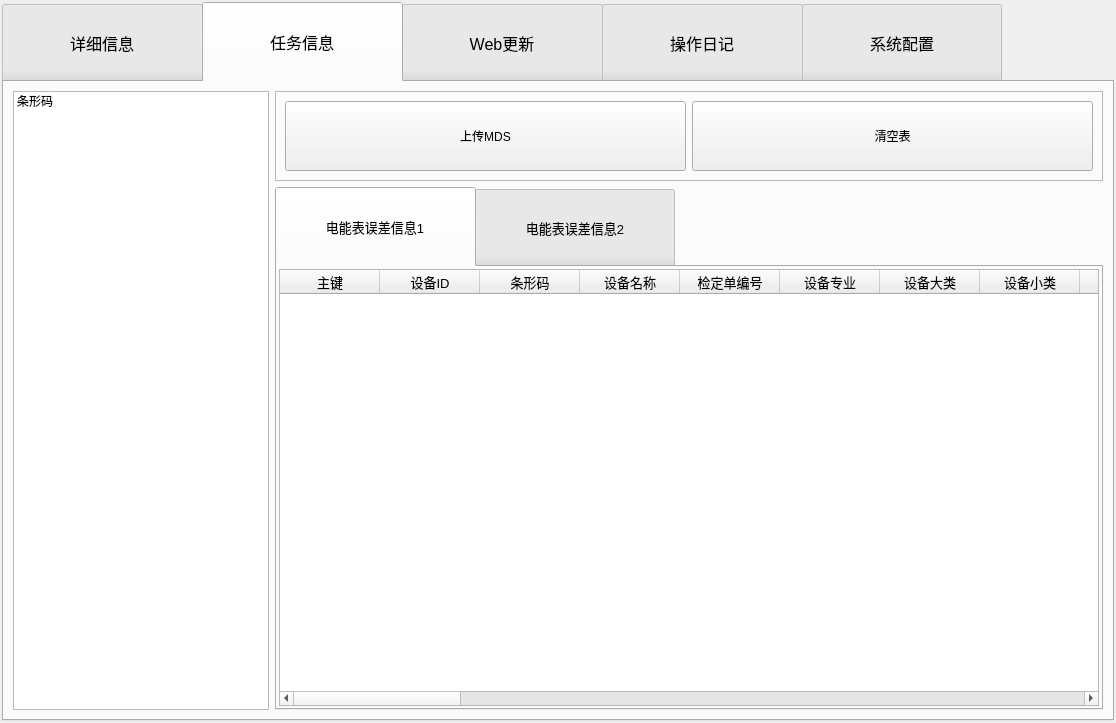
<?xml version="1.0" encoding="UTF-8"?>
<ui version="4.0">
 <class>MainWin</class>
 <widget class="QMainWindow" name="MainWin">
  <property name="geometry">
   <rect>
    <x>0</x>
    <y>0</y>
    <width>1116</width>
    <height>723</height>
   </rect>
  </property>
  <property name="windowTitle">
   <string>MainWin</string>
  </property>
  <widget class="QWidget" name="centralwidget">
   <layout class="QGridLayout" name="gridLayout_15">
    <property name="leftMargin">
     <number>2</number>
    </property>
    <property name="topMargin">
     <number>2</number>
    </property>
    <property name="rightMargin">
     <number>2</number>
    </property>
    <property name="bottomMargin">
     <number>2</number>
    </property>
    <property name="spacing">
     <number>2</number>
    </property>
    <item row="0" column="0">
     <widget class="QTabWidget" name="ALLTW">
      <property name="font">
       <font>
        <family>Arial</family>
        <pointsize>12</pointsize>
        <weight>50</weight>
        <bold>false</bold>
       </font>
      </property>
      <property name="styleSheet">
       <string notr="true">
QTabBar::tab{width:200}
QTabBar::tab{height:80}

</string>
      </property>
      <property name="currentIndex">
       <number>1</number>
      </property>
      <widget class="QWidget" name="tab">
       <attribute name="title">
        <string>详细信息</string>
       </attribute>
       <layout class="QGridLayout" name="gridLayout_4">
        <item row="0" column="0">
         <widget class="QTabWidget" name="DetailTW">
          <property name="font">
           <font>
            <family>Arial</family>
            <pointsize>10</pointsize>
           </font>
          </property>
          <property name="styleSheet">
           <string notr="true">QTabBar::tab{width:180}

QTabBar::tab{height:40}
border-color: rgb(115, 57, 46);</string>
          </property>
          <property name="currentIndex">
           <number>0</number>
          </property>
          <widget class="QWidget" name="tab_1">
           <attribute name="title">
            <string>电能表基本信息</string>
           </attribute>
           <layout class="QGridLayout" name="gridLayout_5">
            <property name="leftMargin">
             <number>2</number>
            </property>
            <property name="topMargin">
             <number>2</number>
            </property>
            <property name="rightMargin">
             <number>2</number>
            </property>
            <property name="bottomMargin">
             <number>2</number>
            </property>
            <property name="spacing">
             <number>2</number>
            </property>
            <item row="0" column="0">
             <widget class="QTableWidget" name="BaseInfo">
              <property name="minimumSize">
               <size>
                <width>1001</width>
                <height>481</height>
               </size>
              </property>
              <property name="font">
               <font>
                <pointsize>10</pointsize>
               </font>
              </property>
              <property name="styleSheet">
               <string notr="true"/>
              </property>
              <column>
               <property name="text">
                <string>主键</string>
               </property>
              </column>
              <column>
               <property name="text">
                <string>设备ID</string>
               </property>
              </column>
              <column>
               <property name="text">
                <string>条形码</string>
               </property>
              </column>
              <column>
               <property name="text">
                <string>设备名称</string>
               </property>
              </column>
              <column>
               <property name="text">
                <string>检定任务单编号</string>
               </property>
              </column>
              <column>
               <property name="text">
                <string>子任务编号</string>
               </property>
              </column>
              <column>
               <property name="text">
                <string>设备专业</string>
               </property>
              </column>
              <column>
               <property name="text">
                <string>设备大类</string>
               </property>
              </column>
              <column>
               <property name="text">
                <string>设备小类</string>
               </property>
              </column>
              <column>
               <property name="text">
                <string>制造单位</string>
               </property>
              </column>
              <column>
               <property name="text">
                <string>出厂编号</string>
               </property>
              </column>
              <column>
               <property name="text">
                <string>型号</string>
               </property>
              </column>
              <column>
               <property name="text">
                <string>规格</string>
               </property>
              </column>
              <column>
               <property name="text">
                <string>准确度等级</string>
               </property>
              </column>
              <column>
               <property name="text">
                <string>证书编号</string>
               </property>
              </column>
              <column>
               <property name="text">
                <string>电压测量范围</string>
               </property>
              </column>
              <column>
               <property name="text">
                <string>电流测量范围</string>
               </property>
              </column>
              <column>
               <property name="text">
                <string>指标项24</string>
               </property>
              </column>
              <column>
               <property name="text">
                <string>指标项25</string>
               </property>
              </column>
              <column>
               <property name="text">
                <string>检定依据</string>
               </property>
              </column>
             </widget>
            </item>
           </layout>
          </widget>
         </widget>
        </item>
       </layout>
      </widget>
      <widget class="QWidget" name="tab2">
       <attribute name="title">
        <string>任务信息</string>
       </attribute>
       <layout class="QGridLayout" name="gridLayout_14">
        <item row="0" column="0">
         <widget class="QListWidget" name="listWidget">
          <property name="sizePolicy">
           <sizepolicy hsizetype="Preferred" vsizetype="Expanding">
            <horstretch>0</horstretch>
            <verstretch>0</verstretch>
           </sizepolicy>
          </property>
          <property name="font">
           <font>
            <pointsize>9</pointsize>
           </font>
          </property>
          <property name="styleSheet">
           <string notr="true"/>
          </property>
          <item>
           <property name="text">
            <string>条形码</string>
           </property>
           <property name="foreground">
            <brush brushstyle="NoBrush">
             <color alpha="255">
              <red>0</red>
              <green>0</green>
              <blue>0</blue>
             </color>
            </brush>
           </property>
          </item>
         </widget>
        </item>
        <item row="0" column="1">
         <layout class="QVBoxLayout" name="verticalLayout_3">
          <item>
           <widget class="QFrame" name="frame_3">
            <property name="frameShape">
             <enum>QFrame::StyledPanel</enum>
            </property>
            <property name="frameShadow">
             <enum>QFrame::Raised</enum>
            </property>
            <layout class="QGridLayout" name="gridLayout_6">
             <item row="1" column="1">
              <widget class="QPushButton" name="ClearBT">
               <property name="sizePolicy">
                <sizepolicy hsizetype="Expanding" vsizetype="Fixed">
                 <horstretch>0</horstretch>
                 <verstretch>0</verstretch>
                </sizepolicy>
               </property>
               <property name="minimumSize">
                <size>
                 <width>0</width>
                 <height>70</height>
                </size>
               </property>
               <property name="styleSheet">
                <string notr="true">font: 16pt &quot;Agency FB&quot;;</string>
               </property>
               <property name="text">
                <string>清空表</string>
               </property>
              </widget>
             </item>
             <item row="1" column="0">
              <widget class="QPushButton" name="UpLoadBT">
               <property name="sizePolicy">
                <sizepolicy hsizetype="Expanding" vsizetype="Fixed">
                 <horstretch>0</horstretch>
                 <verstretch>0</verstretch>
                </sizepolicy>
               </property>
               <property name="minimumSize">
                <size>
                 <width>0</width>
                 <height>70</height>
                </size>
               </property>
               <property name="styleSheet">
                <string notr="true">font: 16pt &quot;Agency FB&quot;;</string>
               </property>
               <property name="text">
                <string>上传MDS</string>
               </property>
              </widget>
             </item>
            </layout>
           </widget>
          </item>
          <item>
           <widget class="QTabWidget" name="error_table">
            <property name="sizePolicy">
             <sizepolicy hsizetype="Preferred" vsizetype="Expanding">
              <horstretch>0</horstretch>
              <verstretch>0</verstretch>
             </sizepolicy>
            </property>
            <property name="font">
             <font>
              <family>Arial</family>
              <pointsize>10</pointsize>
             </font>
            </property>
            <property name="layoutDirection">
             <enum>Qt::LeftToRight</enum>
            </property>
            <property name="styleSheet">
             <string notr="true">QTabBar::tab{width:180}

QTabBar::tab{height:40}
background-color: qlineargradient(spread:pad, x1:0.03125, y1:1, x2:0, y2:0, stop:0 rgba(37, 44, 106, 255), stop:1 rgba(255, 255, 255, 255));</string>
            </property>
            <property name="tabPosition">
             <enum>QTabWidget::North</enum>
            </property>
            <property name="tabShape">
             <enum>QTabWidget::Rounded</enum>
            </property>
            <property name="currentIndex">
             <number>0</number>
            </property>
            <property name="iconSize">
             <size>
              <width>16</width>
              <height>16</height>
             </size>
            </property>
            <property name="elideMode">
             <enum>Qt::ElideRight</enum>
            </property>
            <widget class="QWidget" name="tab_4">
             <attribute name="title">
              <string>电能表误差信息1</string>
             </attribute>
             <layout class="QGridLayout" name="gridLayout_7" rowstretch="0" columnstretch="0">
              <property name="leftMargin">
               <number>2</number>
              </property>
              <property name="topMargin">
               <number>2</number>
              </property>
              <property name="rightMargin">
               <number>2</number>
              </property>
              <property name="bottomMargin">
               <number>2</number>
              </property>
              <property name="spacing">
               <number>2</number>
              </property>
              <item row="0" column="0">
               <widget class="QTableWidget" name="error_Info1">
                <property name="font">
                 <font>
                  <pointsize>10</pointsize>
                 </font>
                </property>
                <property name="styleSheet">
                 <string notr="true"/>
                </property>
                <column>
                 <property name="text">
                  <string>主键</string>
                 </property>
                </column>
                <column>
                 <property name="text">
                  <string>设备ID</string>
                 </property>
                </column>
                <column>
                 <property name="text">
                  <string>条形码</string>
                 </property>
                </column>
                <column>
                 <property name="text">
                  <string>设备名称</string>
                 </property>
                </column>
                <column>
                 <property name="text">
                  <string>检定单编号</string>
                 </property>
                </column>
                <column>
                 <property name="text">
                  <string>设备专业</string>
                 </property>
                </column>
                <column>
                 <property name="text">
                  <string>设备大类</string>
                 </property>
                </column>
                <column>
                 <property name="text">
                  <string>设备小类</string>
                 </property>
                </column>
                <column>
                 <property name="text">
                  <string>试验项ID</string>
                 </property>
                </column>
                <column>
                 <property name="text">
                  <string>试验项名称</string>
                 </property>
                </column>
                <column>
                 <property name="text">
                  <string>试验分组</string>
                 </property>
                </column>
                <column>
                 <property name="text">
                  <string>系统编号</string>
                 </property>
                </column>
                <column>
                 <property name="text">
                  <string>检定线/台体编号</string>
                 </property>
                </column>
                <column>
                 <property name="text">
                  <string>检定单元编号</string>
                 </property>
                </column>
                <column>
                 <property name="text">
                  <string>表位编号</string>
                 </property>
                </column>
                <column>
                 <property name="text">
                  <string>检定/校准日期</string>
                 </property>
                </column>
                <column>
                 <property name="text">
                  <string>检定点的序号</string>
                 </property>
                </column>
                <column>
                 <property name="text">
                  <string>数据来源</string>
                 </property>
                </column>
                <column>
                 <property name="text">
                  <string>数据类型</string>
                 </property>
                </column>
                <column>
                 <property name="text">
                  <string>温度</string>
                 </property>
                </column>
                <column>
                 <property name="text">
                  <string>相对湿度</string>
                 </property>
                </column>
                <column>
                 <property name="text">
                  <string>指标项1</string>
                 </property>
                </column>
                <column>
                 <property name="text">
                  <string>指标项2</string>
                 </property>
                </column>
                <column>
                 <property name="text">
                  <string>指标项3</string>
                 </property>
                </column>
                <column>
                 <property name="text">
                  <string>指标项4</string>
                 </property>
                </column>
                <column>
                 <property name="text">
                  <string>指标项5</string>
                 </property>
                </column>
                <column>
                 <property name="text">
                  <string>指标项6</string>
                 </property>
                </column>
                <column>
                 <property name="text">
                  <string>指标项7</string>
                 </property>
                </column>
                <column>
                 <property name="text">
                  <string>指标项8</string>
                 </property>
                </column>
                <column>
                 <property name="text">
                  <string>指标项9</string>
                 </property>
                </column>
                <column>
                 <property name="text">
                  <string>指标项10</string>
                 </property>
                </column>
                <column>
                 <property name="text">
                  <string>指标项11</string>
                 </property>
                </column>
                <column>
                 <property name="text">
                  <string>指标项12</string>
                 </property>
                </column>
                <column>
                 <property name="text">
                  <string>指标项13</string>
                 </property>
                </column>
                <column>
                 <property name="text">
                  <string>检定结论</string>
                 </property>
                </column>
                <column>
                 <property name="text">
                  <string>写入时间</string>
                 </property>
                </column>
                <column>
                 <property name="text">
                  <string>处理标记</string>
                 </property>
                </column>
                <column>
                 <property name="text">
                  <string>处理时间</string>
                 </property>
                </column>
               </widget>
              </item>
             </layout>
            </widget>
            <widget class="QWidget" name="tab_7">
             <attribute name="title">
              <string>电能表误差信息2</string>
             </attribute>
             <layout class="QGridLayout" name="gridLayout" rowstretch="0" columnstretch="0">
              <property name="leftMargin">
               <number>2</number>
              </property>
              <property name="topMargin">
               <number>2</number>
              </property>
              <property name="rightMargin">
               <number>2</number>
              </property>
              <property name="bottomMargin">
               <number>2</number>
              </property>
              <property name="spacing">
               <number>2</number>
              </property>
              <item row="0" column="0">
               <widget class="QTableWidget" name="error_Info2">
                <property name="font">
                 <font>
                  <pointsize>10</pointsize>
                 </font>
                </property>
                <property name="styleSheet">
                 <string notr="true"/>
                </property>
                <column>
                 <property name="text">
                  <string>主键</string>
                 </property>
                </column>
                <column>
                 <property name="text">
                  <string>设备ID</string>
                 </property>
                </column>
                <column>
                 <property name="text">
                  <string>条形码</string>
                 </property>
                </column>
                <column>
                 <property name="text">
                  <string>设备名称</string>
                 </property>
                </column>
                <column>
                 <property name="text">
                  <string>检定单编号</string>
                 </property>
                </column>
                <column>
                 <property name="text">
                  <string>设备专业</string>
                 </property>
                </column>
                <column>
                 <property name="text">
                  <string>设备大类</string>
                 </property>
                </column>
                <column>
                 <property name="text">
                  <string>设备小类</string>
                 </property>
                </column>
                <column>
                 <property name="text">
                  <string>试验项ID</string>
                 </property>
                </column>
                <column>
                 <property name="text">
                  <string>试验项名称</string>
                 </property>
                </column>
                <column>
                 <property name="text">
                  <string>试验分组</string>
                 </property>
                </column>
                <column>
                 <property name="text">
                  <string>系统编号</string>
                 </property>
                </column>
                <column>
                 <property name="text">
                  <string>检定线/台体编号</string>
                 </property>
                </column>
                <column>
                 <property name="text">
                  <string>检定单元编号</string>
                 </property>
                </column>
                <column>
                 <property name="text">
                  <string>表位编号</string>
                 </property>
                </column>
                <column>
                 <property name="text">
                  <string>检定/校准日期</string>
                 </property>
                </column>
                <column>
                 <property name="text">
                  <string>检定点的序号</string>
                 </property>
                </column>
                <column>
                 <property name="text">
                  <string>数据来源</string>
                 </property>
                </column>
                <column>
                 <property name="text">
                  <string>数据类型</string>
                 </property>
                </column>
                <column>
                 <property name="text">
                  <string>温度</string>
                 </property>
                </column>
                <column>
                 <property name="text">
                  <string>相对湿度</string>
                 </property>
                </column>
                <column>
                 <property name="text">
                  <string>指标项1</string>
                 </property>
                </column>
                <column>
                 <property name="text">
                  <string>检定结论</string>
                 </property>
                </column>
                <column>
                 <property name="text">
                  <string>写入时间</string>
                 </property>
                </column>
                <column>
                 <property name="text">
                  <string>处理标记</string>
                 </property>
                </column>
                <column>
                 <property name="text">
                  <string>处理时间</string>
                 </property>
                </column>
               </widget>
              </item>
             </layout>
            </widget>
           </widget>
          </item>
         </layout>
        </item>
       </layout>
      </widget>
      <widget class="QWidget" name="tab_2">
       <attribute name="title">
        <string>Web更新</string>
       </attribute>
       <layout class="QGridLayout" name="gridLayout_13">
        <item row="0" column="0">
         <widget class="QFrame" name="frame_2">
          <property name="frameShape">
           <enum>QFrame::StyledPanel</enum>
          </property>
          <property name="frameShadow">
           <enum>QFrame::Raised</enum>
          </property>
          <layout class="QGridLayout" name="gridLayout_11">
           <item row="0" column="1">
            <widget class="QPushButton" name="ClearTable">
             <property name="minimumSize">
              <size>
               <width>0</width>
               <height>70</height>
              </size>
             </property>
             <property name="styleSheet">
              <string notr="true">font: 16pt &quot;Agency FB&quot;;</string>
             </property>
             <property name="text">
              <string>清空表</string>
             </property>
            </widget>
           </item>
           <item row="0" column="0">
            <widget class="QPushButton" name="UpdateWebBT">
             <property name="minimumSize">
              <size>
               <width>0</width>
               <height>70</height>
              </size>
             </property>
             <property name="styleSheet">
              <string notr="true">font: 16pt &quot;Agency FB&quot;;</string>
             </property>
             <property name="text">
              <string> 更新Web</string>
             </property>
            </widget>
           </item>
          </layout>
         </widget>
        </item>
        <item row="1" column="0">
         <widget class="QTableWidget" name="UpdateWeb">
          <property name="sizeIncrement">
           <size>
            <width>1</width>
            <height>0</height>
           </size>
          </property>
          <property name="styleSheet">
           <string notr="true"/>
          </property>
          <attribute name="horizontalHeaderMinimumSectionSize">
           <number>200</number>
          </attribute>
          <attribute name="horizontalHeaderDefaultSectionSize">
           <number>200</number>
          </attribute>
          <attribute name="horizontalHeaderHighlightSections">
           <bool>true</bool>
          </attribute>
          <attribute name="horizontalHeaderShowSortIndicator" stdset="0">
           <bool>false</bool>
          </attribute>
          <attribute name="horizontalHeaderStretchLastSection">
           <bool>false</bool>
          </attribute>
          <attribute name="verticalHeaderDefaultSectionSize">
           <number>60</number>
          </attribute>
          <column>
           <property name="text">
            <string>检验任务单编号</string>
           </property>
          </column>
          <column>
           <property name="text">
            <string>检定设备编号</string>
           </property>
          </column>
          <column>
           <property name="text">
            <string>状态</string>
           </property>
          </column>
          <column>
           <property name="text">
            <string>错误信息</string>
           </property>
          </column>
          <column>
           <property name="text">
            <string>上传接口</string>
           </property>
          </column>
          <column>
           <property name="text">
            <string>时间</string>
           </property>
          </column>
         </widget>
        </item>
       </layout>
      </widget>
      <widget class="QWidget" name="tab_3">
       <attribute name="title">
        <string>操作日记</string>
       </attribute>
       <layout class="QGridLayout" name="gridLayout_12">
        <item row="0" column="0">
         <widget class="QFrame" name="frame">
          <property name="frameShape">
           <enum>QFrame::StyledPanel</enum>
          </property>
          <property name="frameShadow">
           <enum>QFrame::Raised</enum>
          </property>
          <layout class="QGridLayout" name="gridLayout_10">
           <item row="0" column="0">
            <widget class="QPushButton" name="DownLoadLog">
             <property name="sizePolicy">
              <sizepolicy hsizetype="Minimum" vsizetype="Preferred">
               <horstretch>0</horstretch>
               <verstretch>0</verstretch>
              </sizepolicy>
             </property>
             <property name="minimumSize">
              <size>
               <width>0</width>
               <height>70</height>
              </size>
             </property>
             <property name="styleSheet">
              <string notr="true">font: 16pt &quot;Agency FB&quot;;</string>
             </property>
             <property name="text">
              <string> 导出</string>
             </property>
            </widget>
           </item>
           <item row="0" column="1">
            <widget class="QPushButton" name="ClearLog">
             <property name="sizePolicy">
              <sizepolicy hsizetype="Minimum" vsizetype="Preferred">
               <horstretch>0</horstretch>
               <verstretch>0</verstretch>
              </sizepolicy>
             </property>
             <property name="minimumSize">
              <size>
               <width>0</width>
               <height>70</height>
              </size>
             </property>
             <property name="styleSheet">
              <string notr="true">font: 16pt &quot;Agency FB&quot;;</string>
             </property>
             <property name="text">
              <string> 清空</string>
             </property>
            </widget>
           </item>
          </layout>
         </widget>
        </item>
        <item row="1" column="0">
         <widget class="QTextBrowser" name="ShowLog">
          <property name="styleSheet">
           <string notr="true"/>
          </property>
         </widget>
        </item>
       </layout>
      </widget>
      <widget class="QWidget" name="tab3">
       <attribute name="title">
        <string>系统配置</string>
       </attribute>
       <layout class="QGridLayout" name="gridLayout_9">
        <item row="0" column="1">
         <widget class="QGroupBox" name="groupBox">
          <property name="sizePolicy">
           <sizepolicy hsizetype="Expanding" vsizetype="Preferred">
            <horstretch>0</horstretch>
            <verstretch>0</verstretch>
           </sizepolicy>
          </property>
          <property name="minimumSize">
           <size>
            <width>600</width>
            <height>0</height>
           </size>
          </property>
          <property name="font">
           <font>
            <family>Arial</family>
            <pointsize>10</pointsize>
           </font>
          </property>
          <property name="title">
           <string>MDS SQL</string>
          </property>
          <layout class="QGridLayout" name="gridLayout_2">
           <item row="0" column="0">
            <layout class="QHBoxLayout" name="horizontalLayout">
             <item>
              <widget class="QLabel" name="label">
               <property name="font">
                <font>
                 <family>Arial</family>
                 <pointsize>10</pointsize>
                </font>
               </property>
               <property name="layoutDirection">
                <enum>Qt::LeftToRight</enum>
               </property>
               <property name="text">
                <string>HostName:</string>
               </property>
               <property name="alignment">
                <set>Qt::AlignRight|Qt::AlignTrailing|Qt::AlignVCenter</set>
               </property>
              </widget>
             </item>
             <item>
              <widget class="QLineEdit" name="HostNameLE">
               <property name="sizePolicy">
                <sizepolicy hsizetype="Preferred" vsizetype="Fixed">
                 <horstretch>0</horstretch>
                 <verstretch>0</verstretch>
                </sizepolicy>
               </property>
              </widget>
             </item>
            </layout>
           </item>
           <item row="0" column="1">
            <layout class="QHBoxLayout" name="horizontalLayout_2">
             <item>
              <widget class="QLabel" name="label_4">
               <property name="font">
                <font>
                 <family>Arial</family>
                 <pointsize>10</pointsize>
                </font>
               </property>
               <property name="layoutDirection">
                <enum>Qt::LeftToRight</enum>
               </property>
               <property name="text">
                <string>Port:</string>
               </property>
               <property name="alignment">
                <set>Qt::AlignRight|Qt::AlignTrailing|Qt::AlignVCenter</set>
               </property>
              </widget>
             </item>
             <item>
              <widget class="QLineEdit" name="PortLE">
               <property name="sizePolicy">
                <sizepolicy hsizetype="Preferred" vsizetype="Fixed">
                 <horstretch>0</horstretch>
                 <verstretch>0</verstretch>
                </sizepolicy>
               </property>
              </widget>
             </item>
            </layout>
           </item>
           <item row="1" column="0">
            <layout class="QHBoxLayout" name="horizontalLayout_3">
             <item>
              <widget class="QLabel" name="label_2">
               <property name="font">
                <font>
                 <family>Arial</family>
                 <pointsize>10</pointsize>
                </font>
               </property>
               <property name="layoutDirection">
                <enum>Qt::LeftToRight</enum>
               </property>
               <property name="text">
                <string>UserName:</string>
               </property>
               <property name="alignment">
                <set>Qt::AlignRight|Qt::AlignTrailing|Qt::AlignVCenter</set>
               </property>
              </widget>
             </item>
             <item>
              <widget class="QLineEdit" name="UserNameLE">
               <property name="sizePolicy">
                <sizepolicy hsizetype="Preferred" vsizetype="Fixed">
                 <horstretch>0</horstretch>
                 <verstretch>0</verstretch>
                </sizepolicy>
               </property>
              </widget>
             </item>
            </layout>
           </item>
           <item row="1" column="1">
            <layout class="QHBoxLayout" name="horizontalLayout_4">
             <item>
              <widget class="QLabel" name="label_5">
               <property name="font">
                <font>
                 <family>Arial</family>
                 <pointsize>10</pointsize>
                </font>
               </property>
               <property name="layoutDirection">
                <enum>Qt::LeftToRight</enum>
               </property>
               <property name="text">
                <string>PassWord:</string>
               </property>
               <property name="alignment">
                <set>Qt::AlignRight|Qt::AlignTrailing|Qt::AlignVCenter</set>
               </property>
              </widget>
             </item>
             <item>
              <widget class="QLineEdit" name="PassWordLE">
               <property name="sizePolicy">
                <sizepolicy hsizetype="Preferred" vsizetype="Fixed">
                 <horstretch>0</horstretch>
                 <verstretch>0</verstretch>
                </sizepolicy>
               </property>
               <property name="echoMode">
                <enum>QLineEdit::PasswordEchoOnEdit</enum>
               </property>
              </widget>
             </item>
            </layout>
           </item>
           <item row="2" column="0">
            <layout class="QHBoxLayout" name="horizontalLayout_5">
             <item>
              <widget class="QLabel" name="label_3">
               <property name="font">
                <font>
                 <family>Arial</family>
                 <pointsize>10</pointsize>
                </font>
               </property>
               <property name="layoutDirection">
                <enum>Qt::LeftToRight</enum>
               </property>
               <property name="text">
                <string>DataBaseName:</string>
               </property>
               <property name="alignment">
                <set>Qt::AlignRight|Qt::AlignTrailing|Qt::AlignVCenter</set>
               </property>
              </widget>
             </item>
             <item>
              <widget class="QLineEdit" name="DataBaseNameLE">
               <property name="sizePolicy">
                <sizepolicy hsizetype="Preferred" vsizetype="Fixed">
                 <horstretch>0</horstretch>
                 <verstretch>0</verstretch>
                </sizepolicy>
               </property>
              </widget>
             </item>
            </layout>
           </item>
           <item row="2" column="1">
            <layout class="QHBoxLayout" name="horizontalLayout_6">
             <item>
              <widget class="QPushButton" name="LinkDBBT">
               <property name="sizePolicy">
                <sizepolicy hsizetype="Preferred" vsizetype="Preferred">
                 <horstretch>0</horstretch>
                 <verstretch>0</verstretch>
                </sizepolicy>
               </property>
               <property name="font">
                <font>
                 <family>Arial</family>
                 <pointsize>10</pointsize>
                </font>
               </property>
               <property name="styleSheet">
                <string notr="true"/>
               </property>
               <property name="text">
                <string>链接</string>
               </property>
              </widget>
             </item>
             <item>
              <widget class="QPushButton" name="DisLinkDBBT">
               <property name="sizePolicy">
                <sizepolicy hsizetype="Preferred" vsizetype="Preferred">
                 <horstretch>0</horstretch>
                 <verstretch>0</verstretch>
                </sizepolicy>
               </property>
               <property name="font">
                <font>
                 <family>Arial</family>
                 <pointsize>10</pointsize>
                </font>
               </property>
               <property name="styleSheet">
                <string notr="true"/>
               </property>
               <property name="text">
                <string> 断开</string>
               </property>
              </widget>
             </item>
            </layout>
           </item>
          </layout>
         </widget>
        </item>
        <item row="2" column="1">
         <widget class="QGroupBox" name="groupBox_4">
          <property name="sizePolicy">
           <sizepolicy hsizetype="Expanding" vsizetype="Preferred">
            <horstretch>0</horstretch>
            <verstretch>0</verstretch>
           </sizepolicy>
          </property>
          <property name="minimumSize">
           <size>
            <width>600</width>
            <height>0</height>
           </size>
          </property>
          <property name="font">
           <font>
            <family>Arial</family>
            <pointsize>10</pointsize>
           </font>
          </property>
          <property name="title">
           <string>Local Config</string>
          </property>
          <layout class="QGridLayout" name="gridLayout_8">
           <item row="0" column="0">
            <layout class="QHBoxLayout" name="horizontalLayout_13">
             <item>
              <layout class="QHBoxLayout" name="horizontalLayout_11">
               <item>
                <widget class="QLabel" name="label_8">
                 <property name="font">
                  <font>
                   <family>Arial</family>
                   <pointsize>10</pointsize>
                  </font>
                 </property>
                 <property name="text">
                  <string>检定线/台体编号</string>
                 </property>
                </widget>
               </item>
               <item>
                <widget class="QLineEdit" name="DETECT_EQUIP_NO"/>
               </item>
              </layout>
             </item>
             <item>
              <layout class="QHBoxLayout" name="horizontalLayout_12">
               <item>
                <widget class="QLabel" name="label_9">
                 <property name="font">
                  <font>
                   <family>Arial</family>
                   <pointsize>10</pointsize>
                  </font>
                 </property>
                 <property name="text">
                  <string>检定单元编号</string>
                 </property>
                </widget>
               </item>
               <item>
                <widget class="QLineEdit" name="DETECT_UNIT_NO"/>
               </item>
              </layout>
             </item>
            </layout>
           </item>
          </layout>
         </widget>
        </item>
        <item row="1" column="2">
         <spacer name="horizontalSpacer">
          <property name="orientation">
           <enum>Qt::Horizontal</enum>
          </property>
          <property name="sizeHint" stdset="0">
           <size>
            <width>40</width>
            <height>20</height>
           </size>
          </property>
         </spacer>
        </item>
        <item row="1" column="1">
         <widget class="QGroupBox" name="groupBox_3">
          <property name="sizePolicy">
           <sizepolicy hsizetype="Expanding" vsizetype="Preferred">
            <horstretch>0</horstretch>
            <verstretch>0</verstretch>
           </sizepolicy>
          </property>
          <property name="minimumSize">
           <size>
            <width>600</width>
            <height>0</height>
           </size>
          </property>
          <property name="font">
           <font>
            <family>Arial</family>
            <pointsize>10</pointsize>
           </font>
          </property>
          <property name="title">
           <string>Web&amp;&amp;Mds Config</string>
          </property>
          <layout class="QGridLayout" name="gridLayout_3">
           <item row="0" column="0">
            <layout class="QHBoxLayout" name="horizontalLayout_7">
             <item>
              <widget class="QLabel" name="label_6">
               <property name="font">
                <font>
                 <family>Arial</family>
                 <pointsize>10</pointsize>
                </font>
               </property>
               <property name="text">
                <string>      WebUrl：</string>
               </property>
              </widget>
             </item>
             <item>
              <widget class="QLineEdit" name="WebUrlLE">
               <property name="minimumSize">
                <size>
                 <width>435</width>
                 <height>0</height>
                </size>
               </property>
              </widget>
             </item>
            </layout>
           </item>
           <item row="1" column="0">
            <layout class="QHBoxLayout" name="horizontalLayout_8">
             <item>
              <widget class="QLabel" name="label_7">
               <property name="font">
                <font>
                 <family>Arial</family>
                 <pointsize>10</pointsize>
                </font>
               </property>
               <property name="text">
                <string>鉴定数据表：</string>
               </property>
              </widget>
             </item>
             <item>
              <widget class="QLineEdit" name="FileNameLE">
               <property name="sizePolicy">
                <sizepolicy hsizetype="Expanding" vsizetype="Fixed">
                 <horstretch>0</horstretch>
                 <verstretch>0</verstretch>
                </sizepolicy>
               </property>
              </widget>
             </item>
             <item>
              <widget class="QPushButton" name="OpenFileBT">
               <property name="sizePolicy">
                <sizepolicy hsizetype="Preferred" vsizetype="Fixed">
                 <horstretch>0</horstretch>
                 <verstretch>0</verstretch>
                </sizepolicy>
               </property>
               <property name="minimumSize">
                <size>
                 <width>150</width>
                 <height>0</height>
                </size>
               </property>
               <property name="font">
                <font>
                 <family>Arial</family>
                 <pointsize>10</pointsize>
                </font>
               </property>
               <property name="styleSheet">
                <string notr="true"/>
               </property>
               <property name="text">
                <string> 打开文件</string>
               </property>
              </widget>
             </item>
            </layout>
           </item>
          </layout>
         </widget>
        </item>
        <item row="1" column="0">
         <spacer name="horizontalSpacer_2">
          <property name="orientation">
           <enum>Qt::Horizontal</enum>
          </property>
          <property name="sizeHint" stdset="0">
           <size>
            <width>40</width>
            <height>20</height>
           </size>
          </property>
         </spacer>
        </item>
       </layout>
      </widget>
     </widget>
    </item>
   </layout>
  </widget>
 </widget>
 <resources/>
 <connections/>
</ui>
